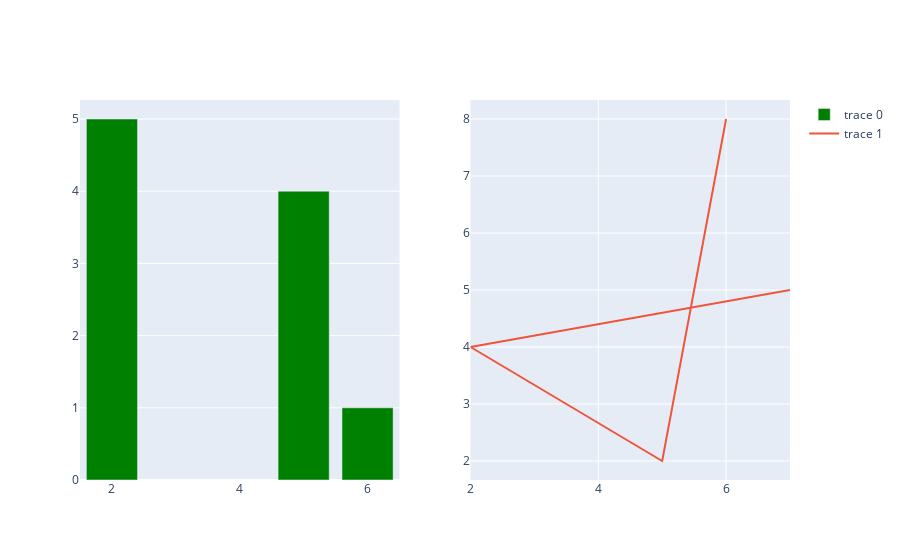

Notebook code cell kept with this figure:
### Code cell
fig = make_subplots(rows=1, cols=2)

fig.add_trace(go.Bar(y=[1, 4, 5], x=[6, 5, 2], marker_color="green"), row=1, col=1)
fig.add_trace(go.Scatter(y=[8, 2, 4, 5], x=[6, 5, 2, 7], mode="lines"), row=1, col=2)

fig.show()

### Figure 1 — Plotly figure (JSON) as saved in the notebook; plotly's stock layout.template omitted (floating-point values rounded to 4 significant figures)
{"data": [{"marker": {"color": "green"}, "type": "bar", "x": [6, 5, 2], "xaxis": "x", "y": [1, 4, 5], "yaxis": "y"}, {"mode": "lines", "type": "scatter", "x": [6, 5, 2, 7], "xaxis": "x2", "y": [8, 2, 4, 5], "yaxis": "y2"}], "layout": {"xaxis": {"anchor": "y", "domain": [0, 0.45]}, "xaxis2": {"anchor": "y2", "domain": [0.55, 1]}, "yaxis": {"anchor": "x", "domain": [0, 1]}, "yaxis2": {"anchor": "x2", "domain": [0, 1]}}}
